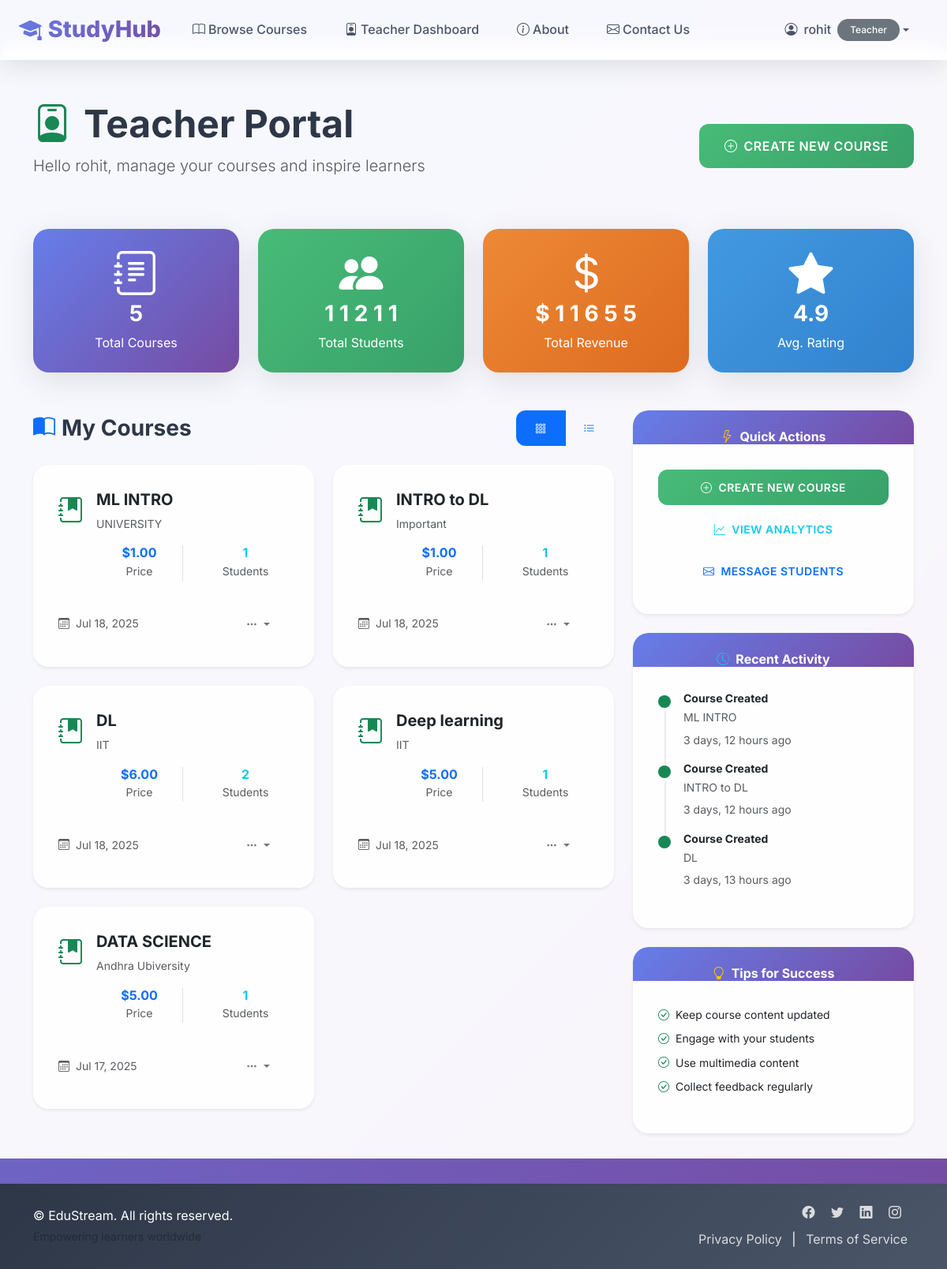
Page /teacher/dashboard/ (signed in) on the committed database.
### core/models.py (models this page shows, shortened)
class User(AbstractUser):
    USER_TYPE_CHOICES = (
        ('student', 'Student'),
        ('teacher', 'Teacher'),
    )
    user_type = models.CharField(max_length=10, choices=USER_TYPE_CHOICES, default='student')
    email_otp = models.CharField(max_length=6, blank=True, null=True)
    otp_created_at = models.DateTimeField(blank=True, null=True)

class Course(models.Model):
    teacher = models.ForeignKey(User, on_delete=models.CASCADE, related_name='courses_taught', limit_choices_to={'user_type': 'teacher'})
    title = models.CharField(max_length=200)
    description = models.TextField()
    price = models.DecimalField(max_digits=10, decimal_places=2)
    category = models.ForeignKey(Category, on_delete=models.SET_NULL, null=True, blank=True, related_name='courses')
    created_at = models.DateTimeField(auto_now_add=True)
    updated_at = models.DateTimeField(auto_now=True)

### teacher/views.py (the view)
# urls.py: path('dashboard/', views.teacher_dashboard, name='teacher_dashboard'),
@login_required
@user_passes_test(is_teacher, login_url='login')
def teacher_dashboard(request):
    courses = Course.objects.filter(teacher=request.user).order_by('-created_at')
    return render(request, 'teacher/dashboard.html', {'courses': courses})

### teacher/views.py (called while the page is built)
def is_teacher(user):
    return user.is_authenticated and user.user_type == 'teacher'

### templates/teacher/dashboard.html (shortened to what this page needs)
{% extends 'base.html' %}
{% block content %}
<div class="d-flex justify-content-between align-items-center mb-5">
    <div>
        <h1 class="display-5 fw-bold mb-2">
            <i class="bi bi-person-badge text-success me-3"></i>Teacher Portal
        </h1>
        <p class="lead text-muted">Hello {{ user.username }}, manage your courses and inspire learners</p>
    </div>
    <a href="{% url 'course_create' %}" class="btn btn-success btn-lg">
        <i class="bi bi-plus-circle me-2"></i>Create New Course
    </a>
</div>
<div class="row g-4 mb-5">
    <div class="col-lg-3 col-sm-6">
        <div class="card border-0 bg-gradient">
            <div class="card-body text-center py-4" style="background: linear-gradient(135deg, #667eea, #764ba2); color: white;">
                <i class="bi bi-journal-text display-4 mb-3"></i>
                <h3 class="fw-bold">{{ courses|length }}</h3>
                <p class="mb-0">Total Courses</p>
            </div>
        </div>
    </div>
    <div class="col-lg-3 col-sm-6">
        <div class="card border-0 bg-gradient">
            <div class="card-body text-center py-4" style="background: linear-gradient(135deg, #48bb78, #38a169); color: white;">
                <i class="bi bi-people-fill display-4 mb-3"></i>
                <h3 class="fw-bold">
                    {% if courses %}
                        {% for course in courses %}
                            {{ course.enrollments.count|add:0 }}
                        {% endfor %}
                    {% else %}
                        0
                    {% endif %}
                </h3>
                <p class="mb-0">Total Students</p>
            </div>
        </div>
    </div>
    <div class="col-lg-3 col-sm-6">
        <div class="card border-0 bg-gradient">
            <div class="card-body text-center py-4" style="background: linear-gradient(135deg, #ed8936, #dd6b20); color: white;">
                <i class="bi bi-currency-dollar display-4 mb-3"></i>
                <h3 class="fw-bold">
                    ${% if courses %}
                        {% for course in courses %}
                            {{ course.price|floatformat:0|add:0 }}
                        {% endfor %}
                    {% else %}
                        0
                    {% endif %}
                </h3>
                <p class="mb-0">Total Revenue</p>
            </div>
        </div>
    </div>
    <div class="col-lg-3 col-sm-6">
        <div class="card border-0 bg-gradient">
            <div class="card-body text-center py-4" style="background: linear-gradient(135deg, #4299e1, #3182ce); color: white;">
                <i class="bi bi-star-fill display-4 mb-3"></i>
                <h3 class="fw-bold">4.9</h3>
                <p class="mb-0">Avg. Rating</p>
            </div>
        </div>
    </div>
</div>
<div class="row">
    <div class="col-lg-8">
        <div class="d-flex justify-content-between align-items-center mb-4">
            <h3 class="fw-bold mb-0">
                <i class="bi bi-book-half me-2 text-primary"></i>My Courses
            </h3>
            {% if courses %}
                <div class="btn-group" role="group">
                    <label class="btn btn-outline-primary" for="gridView"><i class="bi bi-grid-3x3-gap"></i></label>
                    <label class="btn btn-outline-primary" for="listView"><i class="bi bi-list-ul"></i></label>
                </div>
            {% endif %}
        </div>
        {% if courses %}
            <div id="coursesGrid" class="row g-4">
                {% for course in courses %}
                    <div class="col-md-6">
                        <div class="card h-100 border-0 shadow-sm">
                            <div class="card-body">
                                <div class="d-flex align-items-start mb-3">
                                    <div class="course-icon me-3">
                                        <i class="bi bi-journal-bookmark-fill fs-2 text-success"></i>
                                    </div>
                                    <div class="flex-grow-1">
                                        <h5 class="card-title mb-2 fw-bold">{{ course.title }}</h5>
                                        <p class="card-text small text-muted mb-3">
                                            {{ course.description|truncatechars:100 }}
                                        </p>
                                        <div class="row text-center mb-3">
                                            <div class="col-6">
                                                <div class="border-end">
                                                    <h6 class="fw-bold text-primary mb-0">${{ course.price }}</h6>
                                                    <small class="text-muted">Price</small>
                                                </div>
                                            </div>
                                            <div class="col-6">
                                                <h6 class="fw-bold text-info mb-0">{{ course.enrollments.count }}</h6>
                                                <small class="text-muted">Students</small>
                                            </div>
                                        </div>
                                    </div>
                                </div>
                                <div class="d-flex justify-content-between align-items-center">
                                    <small class="text-muted">
                                        <i class="bi bi-calendar3 me-1"></i>
                                        {{ course.created_at|date:"M d, Y" }}
                                    </small>
                                    <div class="dropdown">
                                        <button class="btn btn-outline-secondary btn-sm dropdown-toggle" type="button" data-bs-toggle="dropdown">
                                            <i class="bi bi-three-dots"></i>
                                        </button>
                                    </div>
                                </div>
                            </div>
                        </div>
                    </div>
                {% endfor %}
            </div>
        {% endif %}
    </div>
    <div class="col-lg-4">
        <div class="card border-0 shadow-sm mb-4">
            <div class="card-header bg-transparent border-0 pb-0">
                <h6 class="fw-bold mb-0">
                    <i class="bi bi-lightning me-2 text-warning"></i>Quick Actions
                </h6>
            </div>
            <div class="card-body">
                <div class="d-grid gap-2">
                    <a href="{% url 'course_create' %}" class="btn btn-success">
                        <i class="bi bi-plus-circle me-2"></i>Create New Course
                    </a>
                    <a href="#" class="btn btn-outline-info">
                        <i class="bi bi-graph-up me-2"></i>View Analytics
                    </a>
                    <a href="#" class="btn btn-outline-primary">
                        <i class="bi bi-envelope me-2"></i>Message Students
                    </a>
                </div>
            </div>
        </div>
        <div class="card border-0 shadow-sm mb-4">
            <div class="card-header bg-transparent border-0 pb-0">
                <h6 class="fw-bold mb-0">
                    <i class="bi bi-clock-history me-2 text-info"></i>Recent Activity
                </h6>
            </div>
            <div class="card-body">
                <div class="timeline">
                    {% if courses %}
                        {% for course in courses|slice:":3" %}
                            <div class="timeline-item">
                                <div class="timeline-marker bg-success"></div>
                                <div class="timeline-content">
                                    <h6 class="small fw-bold mb-1">Course Created</h6>
                                    <p class="small text-muted mb-1">{{ course.title }}</p>
                                    <small class="text-muted">{{ course.created_at|timesince }} ago</small>
                                </div>
                            </div>
                        {% endfor %}
                    {% else %}
                        <p class="text-muted small mb-0">No recent activity</p>
                    {% endif %}
                </div>
            </div>
        </div>
        <div class="card border-0 shadow-sm">
            <div class="card-header bg-transparent border-0 pb-0">
                <h6 class="fw-bold mb-0">
                    <i class="bi bi-lightbulb me-2 text-warning"></i>Tips for Success
                </h6>
            </div>
            <div class="card-body">
                <ul class="list-unstyled small">
                    <li class="mb-2"><i class="bi bi-check-circle text-success me-2"></i>Keep course content updated</li>
                    <li class="mb-2"><i class="bi bi-check-circle text-success me-2"></i>Engage with your students</li>
                    <li class="mb-2"><i class="bi bi-check-circle text-success me-2"></i>Use multimedia content</li>
                    <li><i class="bi bi-check-circle text-success me-2"></i>Collect feedback regularly</li>
                </ul>
            </div>
        </div>
    </div>
</div>
{% endblock %}

### templates/base.html (shortened to what this page needs)
<!DOCTYPE html>
<html lang="en">
<head>
<link href="https://cdn.jsdelivr.net/npm/bootstrap@5.3.3/dist/css/bootstrap.min.css" rel="stylesheet">
<link rel="stylesheet" href="/static/css/style.css">
<link rel="stylesheet" href="https://cdn.jsdelivr.net/npm/bootstrap-icons@1.11.3/font/bootstrap-icons.min.css">
</head>
<body>
<nav class="navbar navbar-expand-lg fixed-top">
<div class="container-fluid px-4">
<a class="navbar-brand" href="{% url 'home' %}">
    <i class="bi bi-mortarboard-fill me-2"></i>StudyHub
</a>
<div class="collapse navbar-collapse" id="navbarNav">
<ul class="navbar-nav me-auto mb-2 mb-lg-0">
<li class="nav-item">
<a class="nav-link" href="{% url 'course_list' %}">
    <i class="bi bi-book me-1"></i>Browse Courses
</a>
</li>
{% if user.is_authenticated %}
{% if user.user_type == 'teacher' %}
<li class="nav-item">
<a class="nav-link" href="{% url 'teacher_dashboard' %}">
    <i class="bi bi-person-badge me-1"></i>Teacher Dashboard
</a>
</li>
{% elif user.user_type == 'student' %}
<li class="nav-item">
<a class="nav-link" href="{% url 'student_dashboard' %}">
    <i class="bi bi-person-circle me-1"></i>Student Dashboard
</a>
</li>
{% endif %}
{% endif %}
<li class="nav-item">
<a class="nav-link" href="#about">
    <i class="bi bi-info-circle me-1"></i>About
</a>
</li>
<li class="nav-item">
<a class="nav-link" href="#contact">
    <i class="bi bi-envelope me-1"></i>Contact Us
</a>
</li>
</ul>
<ul class="navbar-nav ms-auto">
{% if user.is_authenticated %}
<li class="nav-item dropdown">
<a class="nav-link dropdown-toggle d-flex align-items-center" href="#" id="navbarDropdown" role="button" data-bs-toggle="dropdown" aria-expanded="false">
    <i class="bi bi-person-circle me-2"></i>{{ user.username }}
    <span class="badge bg-secondary ms-2">{{ user.user_type|capfirst }}</span>
</a>
</li>
{% endif %}
</ul>
</div>
</div>
</nav>
<div class="main-container">
<div class="container mt-4 pt-3 fade-in-up">
{% block content %}
{% endblock %}
</div>
</div>
<footer class="footer py-4">
<div class="container">
<div class="row align-items-center">
<div class="col-md-6 text-center text-md-start">
<span>&copy; {{ "now"|date:"Y" }} EduStream. All rights reserved.</span>
<br><small class="text-muted">Empowering learners worldwide</small>
</div>
<div class="col-md-6 text-center text-md-end">
<div class="social-links mb-2">
    <a href="#" class="me-3"><i class="bi bi-facebook"></i></a>
    <a href="#" class="me-3"><i class="bi bi-twitter"></i></a>
    <a href="#" class="me-3"><i class="bi bi-linkedin"></i></a>
    <a href="#" class="me-3"><i class="bi bi-instagram"></i></a>
</div>
<a href="#privacy" class="text-decoration-none mx-2">Privacy Policy</a>
<span>|</span>
<a href="#terms" class="text-decoration-none mx-2">Terms of Service</a>
</div>
</div>
</div>
</footer>
</body>
</html>

### static/css/style.css (style rules this page uses)
* { margin: 0; padding: 0; box-sizing: border-box; }
body { padding-top: 76px; background: linear-gradient(135deg, #667eea 0%, #764ba2 100%); min-height: 100vh; font-family: 'Inter', system-ui, -apple-system, sans-serif; line-height: 1.6; color: #2d3748; }
.main-container { background: rgba(255, 255, 255, 0.95); backdrop-filter: blur(10px); min-height: calc(100vh - 76px); border-radius: 20px 20px 0 0; margin-top: -20px; padding: 2rem 0; }
.navbar { background: rgba(255, 255, 255, 0.95) !important; backdrop-filter: blur(10px); box-shadow: 0 8px 32px rgba(0, 0, 0, 0.1); border-bottom: 1px solid rgba(255, 255, 255, 0.18); height: 76px; }
.navbar-brand { font-weight: 800; font-size: 1.8rem; background: linear-gradient(135deg, #667eea, #764ba2); -webkit-background-clip: text; -webkit-text-fill-color: transparent; background-clip: text; }
.navbar-nav .nav-link { color: #4a5568 !important; font-weight: 500; transition: all 0.3s ease; margin: 0 0.5rem; padding: 0.75rem 1rem !important; border-radius: 12px; }
.card { border: none; border-radius: 20px; box-shadow: 0 10px 40px rgba(0, 0, 0, 0.1); backdrop-filter: blur(10px); background: rgba(255, 255, 255, 0.9); transition: all 0.3s ease; overflow: hidden; }
.card-header { background: linear-gradient(135deg, #667eea, #764ba2); color: white; border: none; font-weight: 700; padding: 1.5rem; text-align: center; }
.card-body { padding: 2rem; }
.btn { border-radius: 12px; font-weight: 600; padding: 0.75rem 1.5rem; transition: all 0.3s ease; border: none; text-transform: uppercase; letter-spacing: 0.5px; font-size: 0.875rem; }
.btn-success { background: linear-gradient(135deg, #48bb78, #38a169); }
.btn-lg { padding: 1rem 2rem; font-size: 1rem; }
.badge { border-radius: 20px; padding: 0.5rem 1rem; font-weight: 500; }
.footer { background: linear-gradient(135deg, #2d3748, #4a5568); color: white; padding: 2rem 0; margin-top: 2rem; }
.footer a { color: rgba(255, 255, 255, 0.8); text-decoration: none; transition: all 0.3s ease; }
.fade-in-up { animation: fadeInUp 0.6s ease forwards; }

### templates/teacher/dashboard.html (style rules this page uses)
.timeline { position: relative; }
.timeline-item { position: relative; padding-left: 2rem; padding-bottom: 1rem; }
.timeline-item:not(:last-child)::before { content: ''; position: absolute; left: 0.5rem; top: 1.5rem; height: calc(100% - 0.5rem); width: 2px; background: #e9ecef; }
.timeline-marker { position: absolute; left: 0; top: 0.25rem; width: 1rem; height: 1rem; border-radius: 50%; }

### rows in the picture
User: username "rohit", user_type "Teacher"
Course: enrollments.count|add "1", price|add "1", title "ML INTRO", description "UNIVERSITY", price "1.00", enrollments.count "1", created_at "Jul 18, 2025", created_at "3 days, 12 hours"
Course: enrollments.count|add "1", price|add "1", title "INTRO to DL", description "Important", price "1.00", enrollments.count "1", created_at "Jul 18, 2025", created_at "3 days, 12 hours"
Course: enrollments.count|add "2", price|add "6", title "DL", description "IIT", price "6.00", enrollments.count "2", created_at "Jul 18, 2025", created_at "3 days, 13 hours"
Course: enrollments.count|add "1", price|add "5", title "Deep learning", description "IIT", price "5.00", enrollments.count "1", created_at "Jul 18, 2025"
Course: enrollments.count|add "1", price|add "5", title "DATA SCIENCE", description "Andhra Ubiversity", price "5.00", enrollments.count "1", created_at "Jul 17, 2025"

### other values in the picture
{{ courses|length }} "5"
